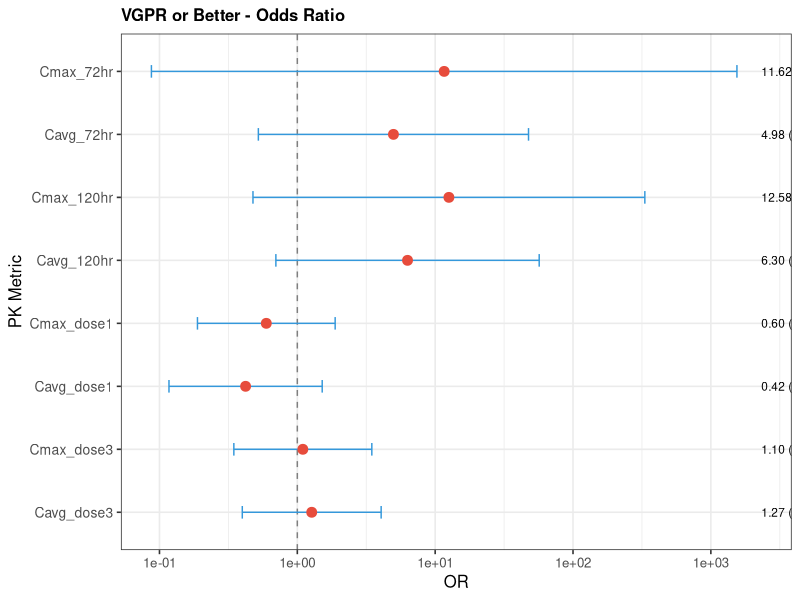
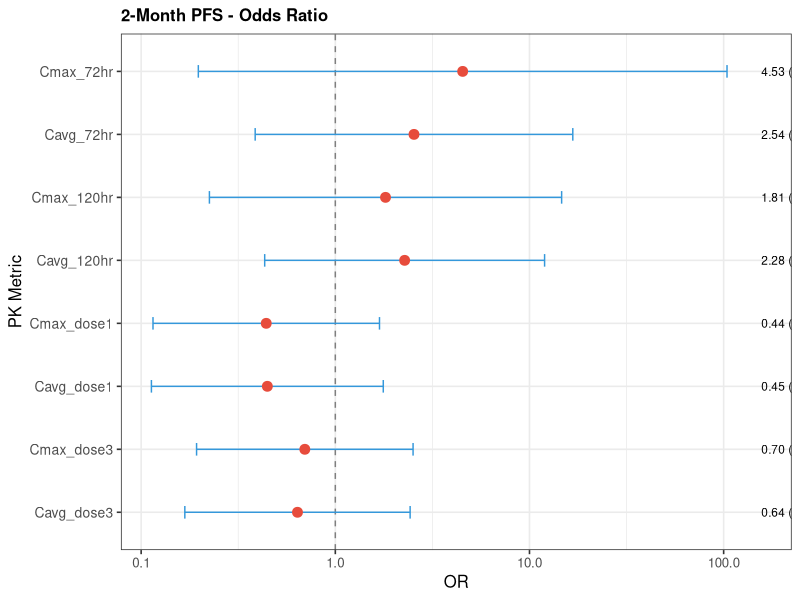
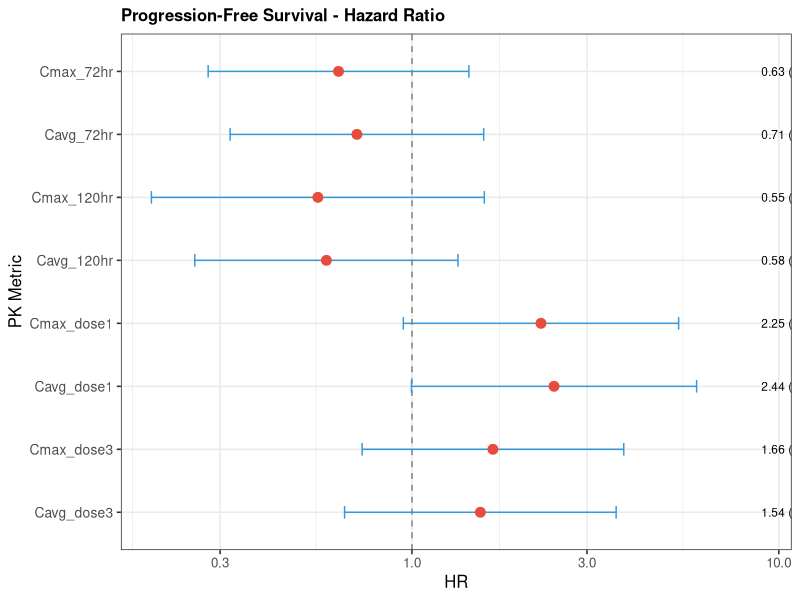

These charts were generated, in order, by the following R code:
#===============================================================================
# Teclistamab PK-Response Association Analysis
#
# For patients with ≥6 doses:
# 1. VGPR or better (≥VGPR) - Odds Ratio (Logistic Regression)
# 2. 2-month PFS status - Odds Ratio (Logistic Regression)
# 3. PFS - Hazard Ratio (Cox Regression)
#
# Additional analyses:
# - Boxplots with Wilcoxon p-values
# - Categorical analysis (median split) with OR/HR
# - Predictive performance evaluation
#
# NOTE: Uses PK metrics from ae_pk_analysis.R (pk_ae_merged_results.csv)
#       Run ae_pk_analysis.R first to generate the PK data
#===============================================================================

library(tidyverse)
library(survival)
library(broom)
library(gridExtra)
library(pROC)

set.seed(12345)

cat("==========================================================\n")
cat("    Teclistamab PK-Response Association Analysis\n")
cat("==========================================================\n\n")

#-------------------------------------------------------------------------------
# 1. Load PK Data from Previous Analysis
#-------------------------------------------------------------------------------

cat("Loading data...\n")

# Load PK metrics from ae_pk_analysis.R output
if (!file.exists("pk_ae_merged_results.csv")) {
  stop("pk_ae_merged_results.csv not found! Run ae_pk_analysis.R first.")
}

pk_data <- read_csv("pk_ae_merged_results.csv", show_col_types = FALSE)
cat("  - Loaded PK data for", nrow(pk_data), "patients from ae_pk_analysis.R\n")

# Load dosing data to calculate treatment duration
dosing_all <- read_csv("mrgsolve_dosing_full.csv", show_col_types = FALSE) %>%
  filter(TIME >= 0) %>%
  arrange(ID, TIME)

# Load response data
response_data <- read_csv("response_data.csv", show_col_types = FALSE)
cat("  - Loaded response data for", nrow(response_data), "patients\n")

#-------------------------------------------------------------------------------
# 2. Calculate Treatment Duration and Filter for ≥6 Doses
#-------------------------------------------------------------------------------

cat("\n=== Filtering for ≥6 doses ===\n")

# Calculate treatment duration per patient (max TIME in hours)
treatment_duration <- dosing_all %>%
  group_by(ID) %>%
  summarise(
    N_doses = n(),
    Max_TIME_hr = max(TIME),
    Treatment_days = max(TIME) / 24,
    .groups = "drop"
  )

cat("\nTreatment Duration Summary:\n")
print(treatment_duration)

# Filter for ≥6 doses
patients_filtered <- treatment_duration %>%
  filter(N_doses >= 6)

cat("\n>>> Patients with ≥6 doses:", nrow(patients_filtered), "out of", nrow(treatment_duration), "<<<\n")

if (nrow(patients_filtered) == 0) {
  stop("No patients with ≥6 doses found!")
}

cat("\nFiltered patients IDs:", paste(patients_filtered$ID, collapse = ", "), "\n")

#-------------------------------------------------------------------------------
# 3. Merge Data and Create Analysis Dataset
#-------------------------------------------------------------------------------

cat("\n=== Creating analysis dataset ===\n")

# Filter PK data for ≥6 doses patients and merge with response data
filtered_data <- pk_data %>%
  filter(ID %in% patients_filtered$ID) %>%
  left_join(response_data, by = "PID") %>%
  left_join(patients_filtered %>% select(ID, N_doses, Treatment_days), by = "ID") %>%
  mutate(
    # VGPR or better (sCR, CR, VGPR)
    VGPR_or_better = ifelse(RESP_CTX %in% c("sCR", "CR", "VGPR"), 1, 0),

    # 2-month (60 days) PFS status
    PFS_2month = case_when(
      DAYS_VS_PFS_CTX >= 60 ~ 1,
      VS_PFS_CTX == 0 ~ 1,
      VS_PFS_CTX == 1 & DAYS_VS_PFS_CTX < 60 ~ 0,
      TRUE ~ NA_real_
    ),

    # For Cox model
    PFS_event = VS_PFS_CTX,
    PFS_time = DAYS_VS_PFS_CTX
  )

# Summary of response outcomes
cat("\n=== Response Summary (patients with ≥6 doses) ===\n")
cat("Total patients:", nrow(filtered_data), "\n")
cat("\nResponse distribution:\n")
print(table(filtered_data$RESP_CTX, useNA = "ifany"))

cat("\nVGPR or better:\n")
print(table(filtered_data$VGPR_or_better, useNA = "ifany"))

cat("\n2-month PFS status:\n")
print(table(filtered_data$PFS_2month, useNA = "ifany"))

cat("\nPFS events:\n")
print(table(filtered_data$PFS_event, useNA = "ifany"))

# Save filtered data
write_csv(filtered_data, "pk_response_analysis_data.csv")
cat("\nSaved filtered analysis data to: pk_response_analysis_data.csv\n")

#-------------------------------------------------------------------------------
# 4. Define PK Metrics for Analysis
#-------------------------------------------------------------------------------

pk_metrics <- c("Cmax_72hr", "Cavg_72hr", "Cmax_120hr", "Cavg_120hr",
                "Cmax_dose1", "Cavg_dose1", "Cmax_dose3", "Cavg_dose3")

#-------------------------------------------------------------------------------
# 5. Logistic Regression Function (for OR)
#-------------------------------------------------------------------------------

run_logistic_analysis <- function(data, outcome_var, pk_var, outcome_name) {

  # Filter valid data
  model_data <- data %>%
    filter(!is.na(.data[[outcome_var]]) & !is.na(.data[[pk_var]]))

  if (nrow(model_data) < 5) return(NULL)
  if (length(unique(model_data[[outcome_var]])) < 2) return(NULL)

  # Standardize PK variable for comparable ORs
  model_data$pk_std <- scale(model_data[[pk_var]])[,1]

  # Fit logistic regression
  formula <- as.formula(paste(outcome_var, "~ pk_std"))

  tryCatch({
    fit <- glm(formula, data = model_data, family = binomial)

    # Extract results
    coef_summary <- summary(fit)$coefficients

    # Calculate OR and 95% CI
    beta <- coef_summary["pk_std", "Estimate"]
    se <- coef_summary["pk_std", "Std. Error"]
    p_value <- coef_summary["pk_std", "Pr(>|z|)"]

    or <- exp(beta)
    or_lower <- exp(beta - 1.96 * se)
    or_upper <- exp(beta + 1.96 * se)

    # Also calculate OR per unit (not standardized)
    pk_sd <- sd(model_data[[pk_var]], na.rm = TRUE)
    or_per_unit <- exp(beta / pk_sd * 0.1)  # OR per 0.1 unit increase

    tibble(
      Outcome = outcome_name,
      `PK Metric` = pk_var,
      N = nrow(model_data),
      `N Events` = sum(model_data[[outcome_var]] == 1),
      `OR (95% CI)` = sprintf("%.2f (%.2f-%.2f)", or, or_lower, or_upper),
      OR = or,
      OR_lower = or_lower,
      OR_upper = or_upper,
      `p-value` = p_value,
      Sig = ifelse(p_value < 0.05, "*", "")
    )
  }, error = function(e) {
    NULL
  })
}

#-------------------------------------------------------------------------------
# 6. Cox Regression Function (for HR)
#-------------------------------------------------------------------------------

run_cox_analysis <- function(data, pk_var) {

  # Filter valid data
  model_data <- data %>%
    filter(!is.na(PFS_event) & !is.na(PFS_time) & !is.na(.data[[pk_var]])) %>%
    filter(PFS_time > 0)

  if (nrow(model_data) < 5) return(NULL)
  if (sum(model_data$PFS_event) < 2) return(NULL)

  # Standardize PK variable
  model_data$pk_std <- scale(model_data[[pk_var]])[,1]

  tryCatch({
    # Fit Cox model
    fit <- coxph(Surv(PFS_time, PFS_event) ~ pk_std, data = model_data)

    # Extract results
    fit_summary <- summary(fit)

    hr <- fit_summary$conf.int[1, "exp(coef)"]
    hr_lower <- fit_summary$conf.int[1, "lower .95"]
    hr_upper <- fit_summary$conf.int[1, "upper .95"]
    p_value <- fit_summary$coefficients[1, "Pr(>|z|)"]

    tibble(
      Outcome = "PFS",
      `PK Metric` = pk_var,
      N = nrow(model_data),
      `N Events` = sum(model_data$PFS_event),
      `HR (95% CI)` = sprintf("%.2f (%.2f-%.2f)", hr, hr_lower, hr_upper),
      HR = hr,
      HR_lower = hr_lower,
      HR_upper = hr_upper,
      `p-value` = p_value,
      Sig = ifelse(p_value < 0.05, "*", "")
    )
  }, error = function(e) {
    NULL
  })
}

#-------------------------------------------------------------------------------
# 7. Run Analyses
#-------------------------------------------------------------------------------

cat("\n")
cat("==========================================================\n")
cat("             STATISTICAL ANALYSIS RESULTS\n")
cat("==========================================================\n")

# 7.1 VGPR or better (Logistic Regression - OR)
cat("\n\n--- 1. VGPR or Better (≥VGPR) - Odds Ratio ---\n")

vgpr_results <- map_dfr(pk_metrics, function(pk_var) {
  run_logistic_analysis(filtered_data, "VGPR_or_better", pk_var, "≥VGPR")
})

if (nrow(vgpr_results) > 0) {
  print(vgpr_results %>% select(-OR, -OR_lower, -OR_upper), n = 100)
} else {
  cat("Insufficient data for VGPR analysis\n")
}

# 7.2 2-month PFS (Logistic Regression - OR)
cat("\n\n--- 2. 2-Month PFS Status - Odds Ratio ---\n")

pfs2m_results <- map_dfr(pk_metrics, function(pk_var) {
  run_logistic_analysis(filtered_data, "PFS_2month", pk_var, "2-month PFS")
})

if (nrow(pfs2m_results) > 0) {
  print(pfs2m_results %>% select(-OR, -OR_lower, -OR_upper), n = 100)
} else {
  cat("Insufficient data for 2-month PFS analysis\n")
}

# 7.3 PFS (Cox Regression - HR)
cat("\n\n--- 3. Progression-Free Survival (PFS) - Hazard Ratio ---\n")

pfs_results <- map_dfr(pk_metrics, function(pk_var) {
  run_cox_analysis(filtered_data, pk_var)
})

if (nrow(pfs_results) > 0) {
  print(pfs_results %>% select(-HR, -HR_lower, -HR_upper), n = 100)
} else {
  cat("Insufficient data for PFS analysis\n")
}

#-------------------------------------------------------------------------------
# 8. Boxplots with Wilcoxon p-values for Response Outcomes
#-------------------------------------------------------------------------------

cat("\n\n=== Boxplots with Wilcoxon p-values ===\n")

# Function to create boxplot with p-value (like ae_pk_analysis.R)
create_response_boxplot_pval <- function(data, outcome_var, outcome_label, pk_var) {
  plot_data <- data %>%
    filter(!is.na(.data[[outcome_var]]) & !is.na(.data[[pk_var]])) %>%
    mutate(Response = factor(ifelse(.data[[outcome_var]] == 1, "Yes", "No"),
                              levels = c("No", "Yes")))

  if (nrow(plot_data) < 4) return(list(plot = NULL, stats = NULL))

  yes_vals <- plot_data %>% filter(Response == "Yes") %>% pull(.data[[pk_var]])
  no_vals <- plot_data %>% filter(Response == "No") %>% pull(.data[[pk_var]])

  if (length(yes_vals) < 1 || length(no_vals) < 1) return(list(plot = NULL, stats = NULL))

  # Wilcoxon test
  p_val <- tryCatch({
    wilcox.test(yes_vals, no_vals)$p.value
  }, error = function(e) NA)

  # Median (IQR)
  median_iqr <- function(x) {
    sprintf("%.4f (%.4f-%.4f)", median(x), quantile(x, 0.25), quantile(x, 0.75))
  }

  p_label <- if (!is.na(p_val)) {
    if (p_val < 0.001) "p < 0.001"
    else if (p_val < 0.01) sprintf("p = %.3f", p_val)
    else sprintf("p = %.2f", p_val)
  } else "p = NA"

  y_max <- max(plot_data[[pk_var]], na.rm = TRUE)

  p <- ggplot(plot_data, aes(x = Response, y = .data[[pk_var]], fill = Response)) +
    geom_boxplot(alpha = 0.7, outlier.shape = 21) +
    geom_jitter(width = 0.15, alpha = 0.6, size = 2.5) +
    scale_fill_manual(values = c("No" = "#e74c3c", "Yes" = "#27ae60")) +
    labs(title = pk_var, x = outcome_label, y = pk_var) +
    annotate("text", x = 1.5, y = y_max * 1.15, label = p_label, size = 3.5, fontface = "bold") +
    theme_bw(base_size = 11) +
    theme(legend.position = "none",
          plot.title = element_text(size = 10, face = "bold"))

  stats <- tibble(
    Outcome = outcome_label,
    `PK Metric` = pk_var,
    `Yes (N)` = length(yes_vals),
    `No (N)` = length(no_vals),
    `Yes Median (IQR)` = median_iqr(yes_vals),
    `No Median (IQR)` = median_iqr(no_vals),
    `Wilcoxon p-value` = p_val,
    Sig = ifelse(!is.na(p_val) && p_val < 0.05, "*", "")
  )

  list(plot = p, stats = stats)
}

# Create boxplots for VGPR
cat("\n--- VGPR or Better Boxplots ---\n")
vgpr_boxplot_results <- map(pk_metrics, function(pk_var) {
  create_response_boxplot_pval(filtered_data, "VGPR_or_better", "≥VGPR", pk_var)
})

vgpr_boxplot_stats <- map_dfr(vgpr_boxplot_results, ~ .x$stats)
vgpr_plots <- compact(map(vgpr_boxplot_results, ~ .x$plot))

if (nrow(vgpr_boxplot_stats) > 0) {
  print(vgpr_boxplot_stats, n = 100)
}

if (length(vgpr_plots) > 0) {
  combined <- arrangeGrob(grobs = vgpr_plots, ncol = 4, nrow = 2,
                          top = "PK Metrics by VGPR Response (with Wilcoxon p-values)")
  ggsave("boxplot_VGPR_wilcoxon.png", combined, width = 16, height = 8, dpi = 200)
  cat("Saved: boxplot_VGPR_wilcoxon.png\n")
}

# Create boxplots for 2-month PFS
cat("\n--- 2-Month PFS Boxplots ---\n")
pfs2m_boxplot_results <- map(pk_metrics, function(pk_var) {
  create_response_boxplot_pval(filtered_data, "PFS_2month", "2-month PFS", pk_var)
})

pfs2m_boxplot_stats <- map_dfr(pfs2m_boxplot_results, ~ .x$stats)
pfs2m_plots <- compact(map(pfs2m_boxplot_results, ~ .x$plot))

if (nrow(pfs2m_boxplot_stats) > 0) {
  print(pfs2m_boxplot_stats, n = 100)
}

if (length(pfs2m_plots) > 0) {
  combined <- arrangeGrob(grobs = pfs2m_plots, ncol = 4, nrow = 2,
                          top = "PK Metrics by 2-Month PFS Status (with Wilcoxon p-values)")
  ggsave("boxplot_2monthPFS_wilcoxon.png", combined, width = 16, height = 8, dpi = 200)
  cat("Saved: boxplot_2monthPFS_wilcoxon.png\n")
}

#-------------------------------------------------------------------------------
# 9. Categorical Analysis (Median Split) - OR/HR
#-------------------------------------------------------------------------------

cat("\n\n=== Categorical Analysis (Median Split) ===\n")

# Create median-split categories for each PK metric
filtered_data_cat <- filtered_data
for (pk_var in pk_metrics) {
  med_val <- median(filtered_data[[pk_var]], na.rm = TRUE)
  cat_var <- paste0(pk_var, "_cat")
  filtered_data_cat[[cat_var]] <- ifelse(filtered_data[[pk_var]] >= med_val, "High", "Low")
  filtered_data_cat[[cat_var]] <- factor(filtered_data_cat[[cat_var]], levels = c("Low", "High"))
}

# Logistic regression for categorical variables
run_categorical_logistic <- function(data, outcome_var, pk_var, outcome_name) {
  cat_var <- paste0(pk_var, "_cat")

  model_data <- data %>%
    filter(!is.na(.data[[outcome_var]]) & !is.na(.data[[cat_var]]))

  if (nrow(model_data) < 5) return(NULL)
  if (length(unique(model_data[[outcome_var]])) < 2) return(NULL)
  if (length(unique(model_data[[cat_var]])) < 2) return(NULL)

  med_val <- median(filtered_data[[pk_var]], na.rm = TRUE)

  tryCatch({
    fit <- glm(as.formula(paste(outcome_var, "~", cat_var)),
               data = model_data, family = binomial)

    coef_summary <- summary(fit)$coefficients

    beta <- coef_summary[2, "Estimate"]
    se <- coef_summary[2, "Std. Error"]
    p_value <- coef_summary[2, "Pr(>|z|)"]

    or <- exp(beta)
    or_lower <- exp(beta - 1.96 * se)
    or_upper <- exp(beta + 1.96 * se)

    # Count by group
    high_yes <- sum(model_data[[cat_var]] == "High" & model_data[[outcome_var]] == 1)
    high_n <- sum(model_data[[cat_var]] == "High")
    low_yes <- sum(model_data[[cat_var]] == "Low" & model_data[[outcome_var]] == 1)
    low_n <- sum(model_data[[cat_var]] == "Low")

    tibble(
      Outcome = outcome_name,
      `PK Metric` = pk_var,
      `Median Cutoff` = round(med_val, 4),
      `High (events/N)` = sprintf("%d/%d", high_yes, high_n),
      `Low (events/N)` = sprintf("%d/%d", low_yes, low_n),
      `OR (95% CI)` = sprintf("%.2f (%.2f-%.2f)", or, or_lower, or_upper),
      OR = or,
      `p-value` = p_value,
      Sig = ifelse(p_value < 0.05, "*", "")
    )
  }, error = function(e) NULL)
}

# Cox regression for categorical variables
run_categorical_cox <- function(data, pk_var) {
  cat_var <- paste0(pk_var, "_cat")

  model_data <- data %>%
    filter(!is.na(PFS_event) & !is.na(PFS_time) & !is.na(.data[[cat_var]])) %>%
    filter(PFS_time > 0)

  if (nrow(model_data) < 5) return(NULL)
  if (sum(model_data$PFS_event) < 2) return(NULL)
  if (length(unique(model_data[[cat_var]])) < 2) return(NULL)

  med_val <- median(filtered_data[[pk_var]], na.rm = TRUE)

  tryCatch({
    fit <- coxph(as.formula(paste("Surv(PFS_time, PFS_event) ~", cat_var)), data = model_data)
    fit_summary <- summary(fit)

    hr <- fit_summary$conf.int[1, "exp(coef)"]
    hr_lower <- fit_summary$conf.int[1, "lower .95"]
    hr_upper <- fit_summary$conf.int[1, "upper .95"]
    p_value <- fit_summary$coefficients[1, "Pr(>|z|)"]

    # Count by group
    high_events <- sum(model_data[[cat_var]] == "High" & model_data$PFS_event == 1)
    high_n <- sum(model_data[[cat_var]] == "High")
    low_events <- sum(model_data[[cat_var]] == "Low" & model_data$PFS_event == 1)
    low_n <- sum(model_data[[cat_var]] == "Low")

    tibble(
      Outcome = "PFS",
      `PK Metric` = pk_var,
      `Median Cutoff` = round(med_val, 4),
      `High (events/N)` = sprintf("%d/%d", high_events, high_n),
      `Low (events/N)` = sprintf("%d/%d", low_events, low_n),
      `HR (95% CI)` = sprintf("%.2f (%.2f-%.2f)", hr, hr_lower, hr_upper),
      HR = hr,
      `p-value` = p_value,
      Sig = ifelse(p_value < 0.05, "*", "")
    )
  }, error = function(e) NULL)
}

# Run categorical analysis for VGPR
cat("\n--- VGPR (Categorical - Median Split) ---\n")
vgpr_cat_results <- map_dfr(pk_metrics, function(pk_var) {
  run_categorical_logistic(filtered_data_cat, "VGPR_or_better", pk_var, "≥VGPR")
})
if (nrow(vgpr_cat_results) > 0) {
  print(vgpr_cat_results %>% select(-OR), n = 100)
}

view(vgpr_cat_results)

# Run categorical analysis for 2-month PFS
cat("\n--- 2-Month PFS (Categorical - Median Split) ---\n")
pfs2m_cat_results <- map_dfr(pk_metrics, function(pk_var) {
  run_categorical_logistic(filtered_data_cat, "PFS_2month", pk_var, "2-month PFS")
})
if (nrow(pfs2m_cat_results) > 0) {
  print(pfs2m_cat_results %>% select(-OR), n = 100)
}

# Run categorical analysis for PFS (Cox)
cat("\n--- PFS (Categorical - Median Split, Cox HR) ---\n")
pfs_cat_results <- map_dfr(pk_metrics, function(pk_var) {
  run_categorical_cox(filtered_data_cat, pk_var)
})
if (nrow(pfs_cat_results) > 0) {
  print(pfs_cat_results %>% select(-HR), n = 100)
}

#-------------------------------------------------------------------------------
# 10. Combine and Save Results
#-------------------------------------------------------------------------------

# Combine all results
all_results <- bind_rows(
  vgpr_results %>% mutate(Analysis = "Logistic (OR)"),
  pfs2m_results %>% mutate(Analysis = "Logistic (OR)"),
  pfs_results %>%
    rename(`OR (95% CI)` = `HR (95% CI)`, OR = HR, OR_lower = HR_lower, OR_upper = HR_upper) %>%
    mutate(Analysis = "Cox (HR)")
)

write_csv(all_results, "pk_response_statistical_results.csv")
cat("\n\nSaved all results to: pk_response_statistical_results.csv\n")

#-------------------------------------------------------------------------------
# 11. Create Forest Plots
#-------------------------------------------------------------------------------

cat("\n=== Creating Forest Plots ===\n")

create_forest_plot <- function(results, title, estimate_type = "OR") {

  if (nrow(results) == 0) return(NULL)

  plot_data <- results %>%
    mutate(
      estimate = if (estimate_type == "OR") OR else HR,
      lower = if (estimate_type == "OR") OR_lower else HR_lower,
      upper = if (estimate_type == "OR") OR_upper else HR_upper,
      label = sprintf("%.2f (%.2f-%.2f)", estimate, lower, upper),
      pk_metric = factor(`PK Metric`, levels = rev(pk_metrics))
    )

  ggplot(plot_data, aes(x = estimate, y = pk_metric)) +
    geom_vline(xintercept = 1, linetype = "dashed", color = "gray50") +
    geom_errorbarh(aes(xmin = lower, xmax = upper), height = 0.2, color = "#3498db") +
    geom_point(size = 3, color = "#e74c3c") +
    geom_text(aes(label = label, x = max(upper) * 1.5), hjust = 0, size = 3) +
    geom_text(aes(label = ifelse(Sig == "*", "*", ""), x = estimate),
              vjust = -1, size = 5, color = "red") +
    scale_x_log10() +
    labs(
      title = title,
      x = estimate_type,
      y = "PK Metric"
    ) +
    theme_bw(base_size = 12) +
    theme(
      plot.title = element_text(face = "bold", size = 12),
      axis.text.y = element_text(size = 10)
    )
}

# Forest plot for VGPR
if (nrow(vgpr_results) > 0) {
  p_vgpr <- create_forest_plot(vgpr_results, "VGPR or Better - Odds Ratio", "OR")
  if (!is.null(p_vgpr)) {
    ggsave("forest_VGPR_OR.png", p_vgpr, width = 10, height = 6, dpi = 200)
    cat("Saved: forest_VGPR_OR.png\n")
  }
}

# Forest plot for 2-month PFS
if (nrow(pfs2m_results) > 0) {
  p_pfs2m <- create_forest_plot(pfs2m_results, "2-Month PFS - Odds Ratio", "OR")
  if (!is.null(p_pfs2m)) {
    ggsave("forest_2monthPFS_OR.png", p_pfs2m, width = 10, height = 6, dpi = 200)
    cat("Saved: forest_2monthPFS_OR.png\n")
  }
}

# Forest plot for PFS HR
if (nrow(pfs_results) > 0) {
  pfs_plot_data <- pfs_results 
  p_pfs <- create_forest_plot(pfs_plot_data, "Progression-Free Survival - Hazard Ratio", "HR")
  if (!is.null(p_pfs)) {
    ggsave("forest_PFS_HR.png", p_pfs, width = 10, height = 6, dpi = 200)
    cat("Saved: forest_PFS_HR.png\n")
  }
}

#-------------------------------------------------------------------------------
# 12. Predictive Performance Evaluation
#-------------------------------------------------------------------------------

cat("\n\n=== Predictive Performance Evaluation ===\n")

# Collect all p-values from different analyses
all_pvals <- bind_rows(
  # Continuous logistic regression
  vgpr_results %>% select(`PK Metric`, `p-value`) %>% mutate(Analysis = "VGPR_continuous"),
  pfs2m_results %>% select(`PK Metric`, `p-value`) %>% mutate(Analysis = "PFS2m_continuous"),
  # Wilcoxon tests
  vgpr_boxplot_stats %>% select(`PK Metric`, `p-value` = `Wilcoxon p-value`) %>% mutate(Analysis = "VGPR_wilcoxon"),
  pfs2m_boxplot_stats %>% select(`PK Metric`, `p-value` = `Wilcoxon p-value`) %>% mutate(Analysis = "PFS2m_wilcoxon"),
  # Categorical
  vgpr_cat_results %>% select(`PK Metric`, `p-value`) %>% mutate(Analysis = "VGPR_categorical"),
  pfs2m_cat_results %>% select(`PK Metric`, `p-value`) %>% mutate(Analysis = "PFS2m_categorical")
)

# Find most significant metrics (lowest average p-value or most frequent significance)
sig_summary <- all_pvals %>%
  group_by(`PK Metric`) %>%
  summarise(
    Mean_pvalue = mean(`p-value`, na.rm = TRUE),
    Min_pvalue = min(`p-value`, na.rm = TRUE),
    N_significant = sum(`p-value` < 0.05, na.rm = TRUE),
    .groups = "drop"
  ) %>%
  arrange(Min_pvalue)

cat("\n--- PK Metric Significance Ranking ---\n")
print(sig_summary, n = 10)

# Select top 2 most significant metrics
top_metrics <- sig_summary %>% head(2) %>% pull(`PK Metric`)
cat("\n>>> Top 2 Most Significant PK Metrics:", paste(top_metrics, collapse = ", "), "<<<\n")

# ROC Analysis for top metrics
cat("\n--- ROC Analysis for Top Metrics ---\n")

roc_results <- list()

for (pk_var in top_metrics) {
  cat(sprintf("\n%s:\n", pk_var))

  # ROC for VGPR
  vgpr_data <- filtered_data %>%
    filter(!is.na(VGPR_or_better) & !is.na(.data[[pk_var]]))

  if (nrow(vgpr_data) >= 5 && length(unique(vgpr_data$VGPR_or_better)) == 2) {
    roc_vgpr <- tryCatch({
      roc(vgpr_data$VGPR_or_better, vgpr_data[[pk_var]], quiet = TRUE)
    }, error = function(e) NULL)

    if (!is.null(roc_vgpr)) {
      auc_vgpr <- auc(roc_vgpr)
      ci_vgpr <- ci.auc(roc_vgpr)

      # Find optimal cutoff (Youden)
      coords_vgpr <- coords(roc_vgpr, "best", ret = c("threshold", "sensitivity", "specificity"))

      cat(sprintf("  VGPR: AUC = %.3f (%.3f-%.3f)\n", auc_vgpr, ci_vgpr[1], ci_vgpr[3]))
      cat(sprintf("         Optimal cutoff = %.4f (Sens=%.2f, Spec=%.2f)\n",
                  coords_vgpr$threshold, coords_vgpr$sensitivity, coords_vgpr$specificity))

      roc_results[[paste0(pk_var, "_VGPR")]] <- list(
        metric = pk_var, outcome = "VGPR",
        auc = as.numeric(auc_vgpr), auc_lower = ci_vgpr[1], auc_upper = ci_vgpr[3],
        cutoff = coords_vgpr$threshold,
        sensitivity = coords_vgpr$sensitivity,
        specificity = coords_vgpr$specificity
      )
    }
  }

  # ROC for 2-month PFS
  pfs2m_data <- filtered_data %>%
    filter(!is.na(PFS_2month) & !is.na(.data[[pk_var]]))

  if (nrow(pfs2m_data) >= 5 && length(unique(pfs2m_data$PFS_2month)) == 2) {
    roc_pfs2m <- tryCatch({
      roc(pfs2m_data$PFS_2month, pfs2m_data[[pk_var]], quiet = TRUE)
    }, error = function(e) NULL)

    if (!is.null(roc_pfs2m)) {
      auc_pfs2m <- auc(roc_pfs2m)
      ci_pfs2m <- ci.auc(roc_pfs2m)
      coords_pfs2m <- coords(roc_pfs2m, "best", ret = c("threshold", "sensitivity", "specificity"))

      cat(sprintf("  2-mo PFS: AUC = %.3f (%.3f-%.3f)\n", auc_pfs2m, ci_pfs2m[1], ci_pfs2m[3]))
      cat(sprintf("            Optimal cutoff = %.4f (Sens=%.2f, Spec=%.2f)\n",
                  coords_pfs2m$threshold, coords_pfs2m$sensitivity, coords_pfs2m$specificity))

      roc_results[[paste0(pk_var, "_PFS2m")]] <- list(
        metric = pk_var, outcome = "2-month PFS",
        auc = as.numeric(auc_pfs2m), auc_lower = ci_pfs2m[1], auc_upper = ci_pfs2m[3],
        cutoff = coords_pfs2m$threshold,
        sensitivity = coords_pfs2m$sensitivity,
        specificity = coords_pfs2m$specificity
      )
    }
  }
}

# Summary table
if (length(roc_results) > 0) {
  roc_summary <- map_dfr(roc_results, ~ tibble(
    `PK Metric` = .x$metric,
    Outcome = .x$outcome,
    `AUC (95% CI)` = sprintf("%.3f (%.3f-%.3f)", .x$auc, .x$auc_lower, .x$auc_upper),
    `Optimal Cutoff` = round(.x$cutoff, 4),
    Sensitivity = round(.x$sensitivity, 2),
    Specificity = round(.x$specificity, 2)
  ))

  cat("\n--- Predictive Performance Summary ---\n")
  print(roc_summary, n = 100)
  write_csv(roc_summary, "pk_response_roc_results.csv")
  cat("\nSaved: pk_response_roc_results.csv\n")
}

#-------------------------------------------------------------------------------
# 13. Final Summary
#-------------------------------------------------------------------------------

cat("\n")
cat("==========================================================\n")
cat("                    FINAL SUMMARY\n")
cat("==========================================================\n\n")

cat("Analysis Population:\n")
cat("  - Patients with ≥6 doses:", nrow(filtered_data), "\n")
cat("  - Patients with response data:", sum(!is.na(filtered_data$RESP_CTX)), "\n")
cat("  - Patients with PFS data:", sum(!is.na(filtered_data$PFS_time)), "\n")

cat("\nResponse Outcomes:\n")
cat("  - VGPR or better (≥VGPR):", sum(filtered_data$VGPR_or_better == 1, na.rm = TRUE),
    "/", sum(!is.na(filtered_data$VGPR_or_better)), "\n")
cat("  - 2-month PFS achieved:", sum(filtered_data$PFS_2month == 1, na.rm = TRUE),
    "/", sum(!is.na(filtered_data$PFS_2month)), "\n")
cat("  - PFS events:", sum(filtered_data$PFS_event == 1, na.rm = TRUE),
    "/", sum(!is.na(filtered_data$PFS_event)), "\n")

# Significant findings
cat("\n>>> Significant Associations (p < 0.05) <<<\n\n")

sig_results <- all_results %>% filter(Sig == "*")

if (nrow(sig_results) > 0) {
  print(sig_results %>% select(Outcome, `PK Metric`, N, `N Events`, `OR (95% CI)`, `p-value`), n = 100)
} else {
  cat("No significant associations found (p < 0.05)\n")
}

cat("\n==========================================================\n")
cat("                    OUTPUT FILES\n")
cat("==========================================================\n")
cat("  - pk_response_analysis_data.csv (filtered analysis data)\n")
cat("  - pk_response_statistical_results.csv (continuous OR/HR results)\n")
cat("  - pk_response_roc_results.csv (ROC/AUC predictive performance)\n")
cat("  - boxplot_VGPR_wilcoxon.png (VGPR boxplots with p-values)\n")
cat("  - boxplot_2monthPFS_wilcoxon.png (2-month PFS boxplots with p-values)\n")
cat("  - forest_VGPR_OR.png (VGPR forest plot)\n")
cat("  - forest_2monthPFS_OR.png (2-month PFS forest plot)\n")
cat("  - forest_PFS_HR.png (PFS hazard ratio forest plot)\n")
cat("==========================================================\n")
cat("                 Analysis Complete!\n")
cat("==========================================================\n")
